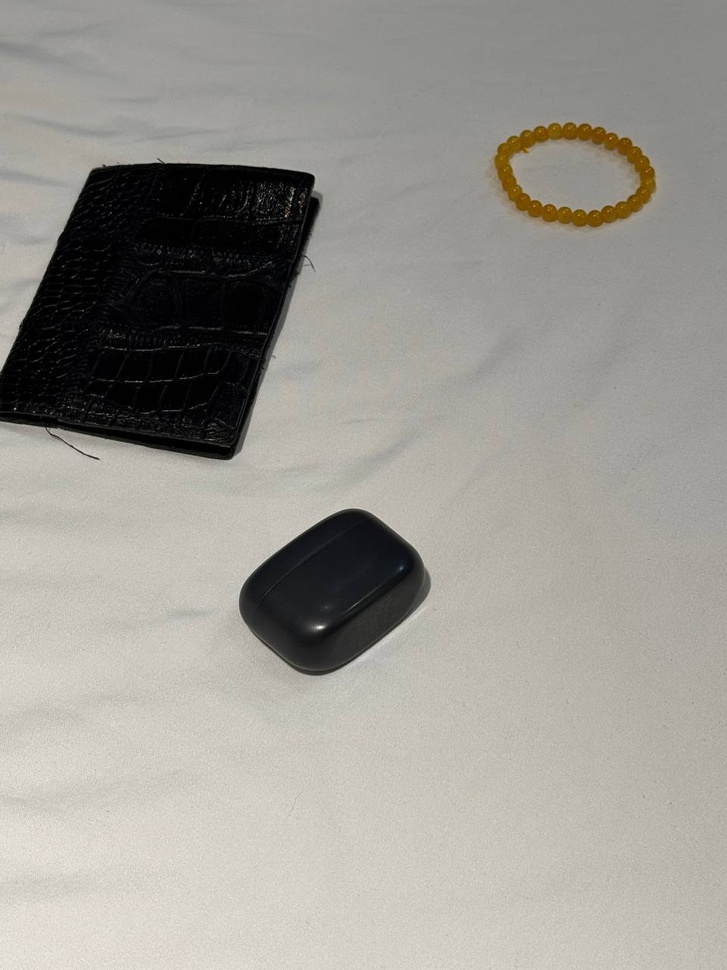
#> input picture homework-1/image_4.jpg, 727 x 970 px, shrunk from 960 x 1280 before the run
$ python script.py
#> lines starting #> are read from the running program, lines starting #| are printed output that depends on the picture; after the words box and inside, x2 and y2 are one past the last pixel; in counts of white or black regions, pixels touching at a corner belong together
import cv2
import numpy as np

image_path = "image_4.jpg"
image = cv2.imread(image_path)
#> image is the input picture: shape (970, 727, 3); mean B, G, R 147.9, 154.6, 157.2
gray = cv2.cvtColor(image, cv2.COLOR_BGR2GRAY)

_, binary = cv2.threshold(gray, 127, 255, cv2.THRESH_BINARY_INV)
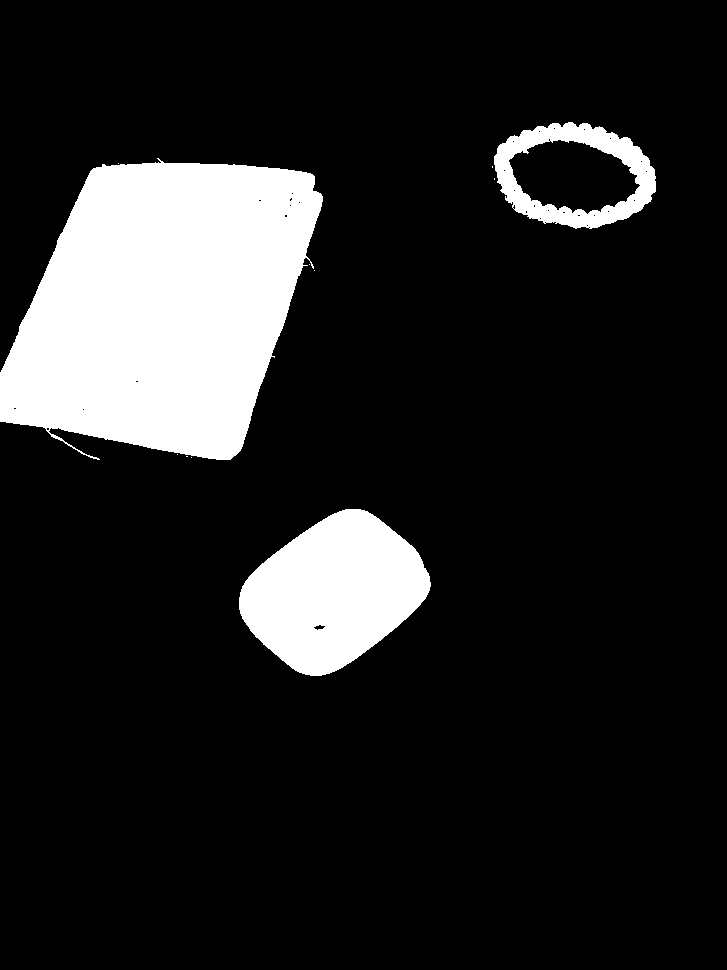
#> binary: shape (970, 727); 13.9% white; 11 white regions (8 under 20 px)

contours, _ = cv2.findContours(binary, cv2.RETR_EXTERNAL, cv2.CHAIN_APPROX_SIMPLE)
#> contours = 11 contours, 8 with area under 20; largest, box (x1, y1, x2, y2) and area: (0, 158, 323, 460) 69518, (239, 509, 431, 676) 20870, (494, 122, 656, 229) 13006

object_data = []
for contour in contours:
    M = cv2.moments(contour)
    if M['m00'] != 0:
        cx = int(M['m10'] / M['m00'])
        cy = int(M['m01'] / M['m00'])
        area = cv2.contourArea(contour)
        object_data.append({'center': (cx, cy), 'area': area, 'contour': contour})
    else:
        object_data.append({'center': (0, 0), 'area': 0, 'contour': contour})
#> this loop made 11 passes
#> (cx, cy, area) on passes 1, 10, 11: (333, 591, 20870), (162, 305, 69518), (573, 174, 13005.5)
#> after the loop, object_data = 11 items

object_data = sorted(object_data, key=lambda x: x['area'], reverse=True)

if len(object_data) > 0:
    largest_object = object_data[0]
#> largest_object = {'center': (162, 305), 'area': 69518, 'contour': contour of 587 points, box (x1, y1, x2, y2) (0, 158, 323, 460), area 69518}
    smallest_object = object_data[-1]
#> smallest_object = {'center': (0, 0), 'area': 0, 'contour': [[118, 163]]}
    largest_center = largest_object['center']
#> largest_center = (162, 305)
    smallest_center = smallest_object['center']
#> smallest_center = (0, 0)

    cv2.putText(image, f"largest: {largest_center}", (10, 30), cv2.FONT_HERSHEY_SIMPLEX, 0.6, (0, 255, 0), 2)
    cv2.putText(image, f"smallest: {smallest_center}", (10, 60), cv2.FONT_HERSHEY_SIMPLEX, 0.6, (0, 255, 0), 2)
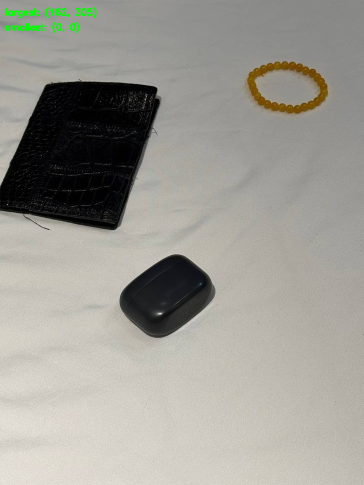
#> image: shape (970, 727, 3) (shown at 1/2 size); mean B, G, R 147.4, 154.9, 156.7
else:
    print("No objects detected!")

for obj in object_data:
    cv2.drawContours(image, [obj['contour']], -1, (255, 0, 0), 2)
    cx, cy = obj['center']
    cv2.circle(image, (cx, cy), 5, (0, 0, 255), -1)
#> this loop made 11 passes
#> (cx, cy) on passes 1, 2, 3, 5, 9, 10: (162, 305), (333, 591), (573, 174), (0, 0), (0, 0), (0, 0)
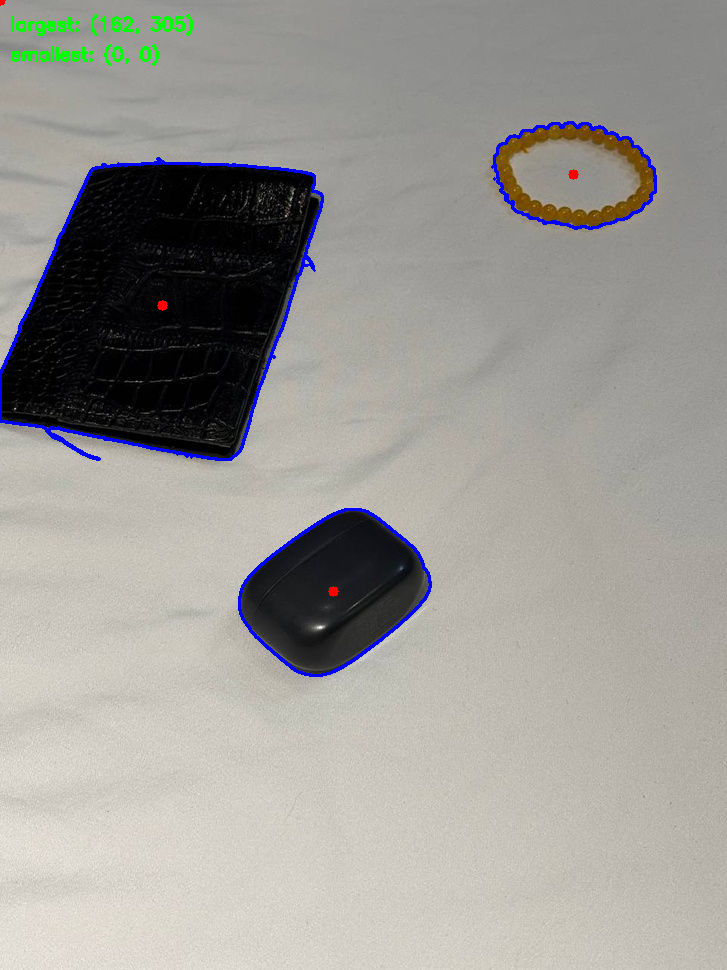
#> image: shape (970, 727, 3); 1.09% of pixels changed, all inside (x1, y1, x2, y2) = (0, 0, 657, 677)

cv2.imshow("Objects", image)
cv2.waitKey(0)
cv2.destroyAllWindows()

$ run again, with homework-1/image_1.jpg copied over homework-1/image_4.jpg
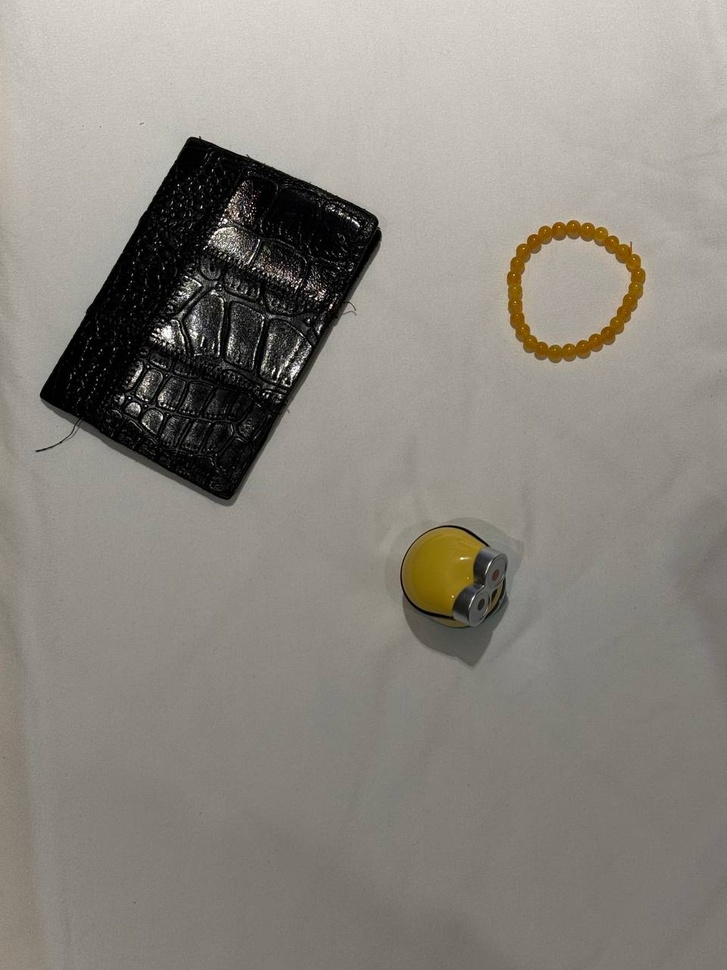
#> input picture homework-1/image_1.jpg, 727 x 970 px, shrunk from 960 x 1280 before the run
#> image is the input picture: shape (970, 727, 3); mean B, G, R 128.5, 136.4, 140.8
#> `_, binary = cv2.threshold(gray, 127, 255, cv2.THRESH_BINARY_INV)`:
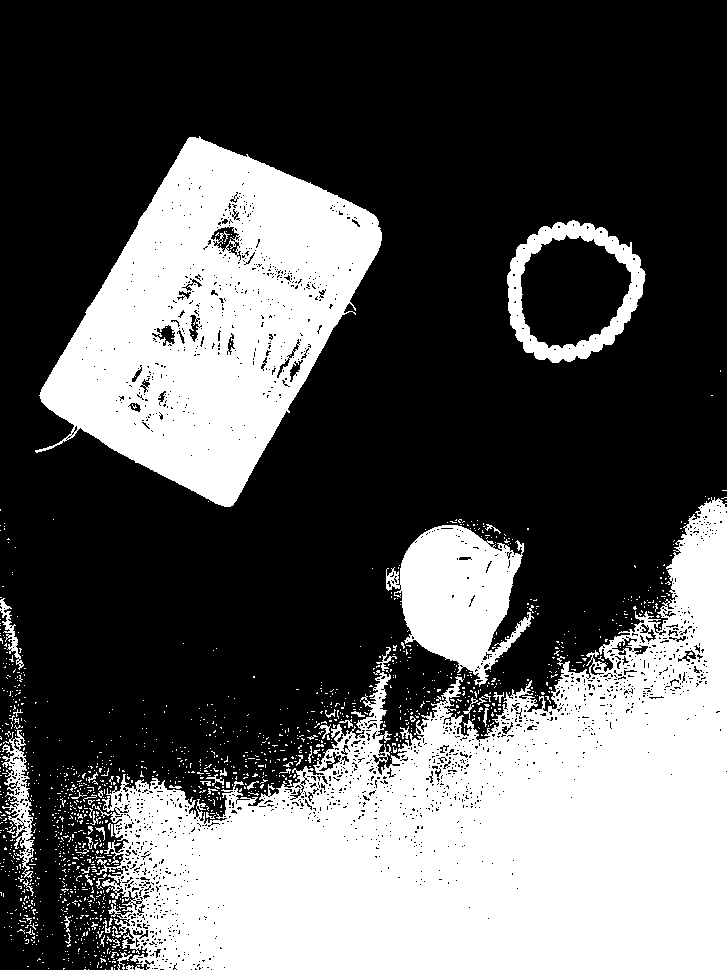
#> binary: shape (970, 727); 35.2% white; 1384 white regions (1327 under 20 px)
#> contours = 1366 contours, 1343 with area under 20; largest, box (x1, y1, x2, y2) and area: (92, 497, 727, 970) 155162, (35, 136, 382, 507) 71382, (507, 220, 646, 363) 14660, (386, 525, 534, 687) 13147, (2, 730, 34, 878) 1623
#> the loop `for contour in contours:` made 1366 passes
#> (cx, cy, area) on passes 12, 40, 81: (129, 967, 20.5), (123, 958, 40), (114, 941, 22)
#> after the loop `for contour in contours:`: object_data = 1366 items
#> largest_object = {'center': (474, 826), 'area': 155161.5, 'contour': contour of 2942 points, box (x1, y1, x2, y2) (92, 497, 727, 970), area 155162}
#> smallest_object = {'center': (0, 0), 'area': 0, 'contour': [[720, 370], [720, 371]]}
#> largest_center = (474, 826)
#> smallest_center = (0, 0)
#> the loop `for obj in object_data:` made 1366 passes
#> (cx, cy) on passes 1 to 3: (474, 826), (212, 318), (571, 290)
#> after the loop `for obj in object_data:`:
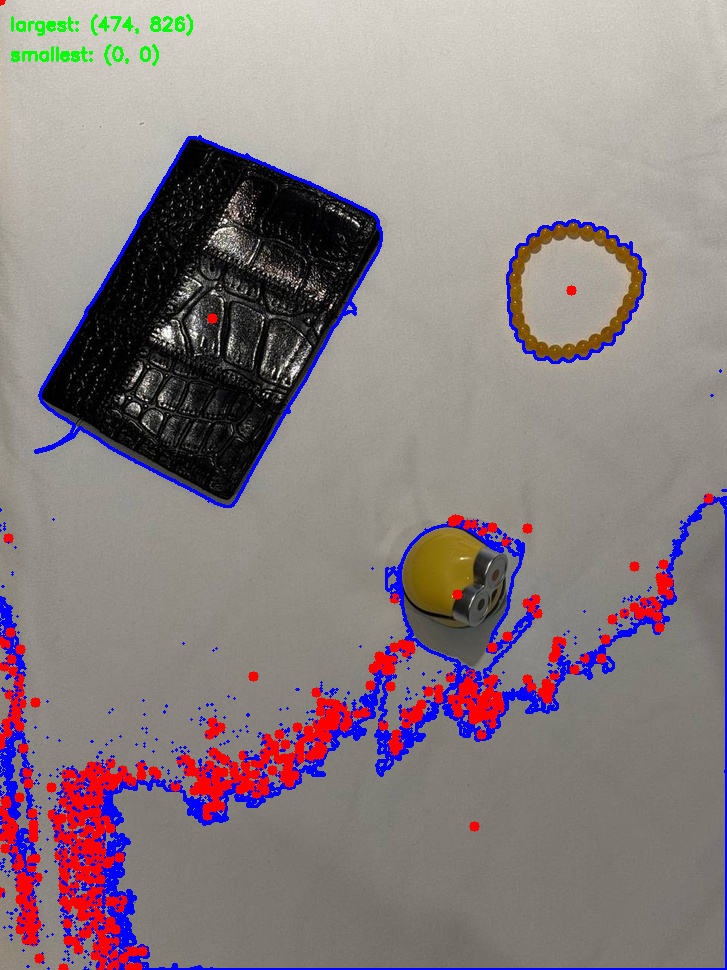
#> image: shape (970, 727, 3); mean B, G, R 129.3, 126.7, 139.4

$ run again, with homework-1/image_2.jpg copied over homework-1/image_4.jpg
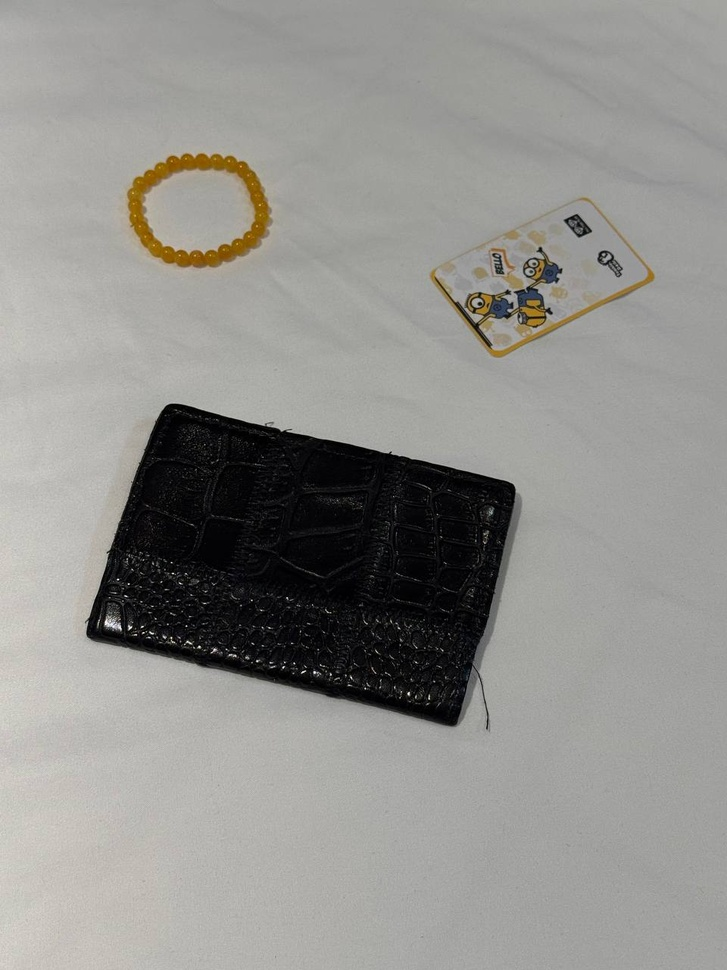
#> input picture homework-1/image_2.jpg, 727 x 970 px, shrunk from 960 x 1280 before the run
#> image is the input picture: shape (970, 727, 3); mean B, G, R 141.6, 145.4, 146.2
#> `_, binary = cv2.threshold(gray, 127, 255, cv2.THRESH_BINARY_INV)`:
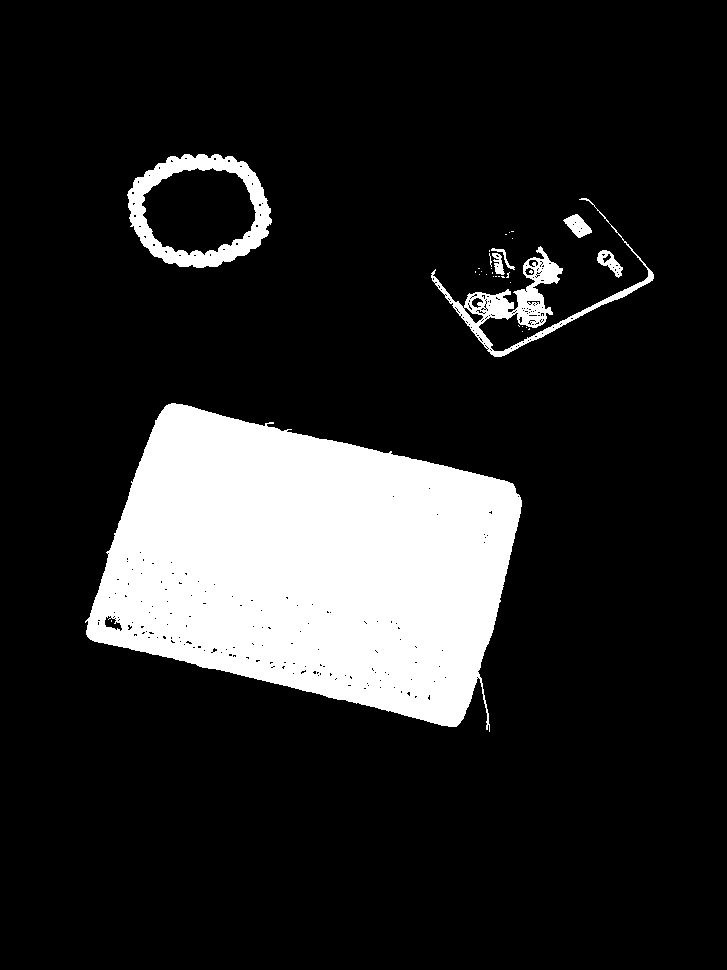
#> binary: shape (970, 727); 15.1% white; 33 white regions (26 under 20 px)
#> contours = 31 contours, 24 with area under 20; largest, box (x1, y1, x2, y2) and area: (85, 403, 522, 732) 95692, (127, 154, 272, 268) 12615, (431, 198, 654, 357) 4349, (563, 214, 592, 238) 346, (597, 250, 623, 278) 319, (492, 253, 505, 275) 126, (491, 248, 515, 270) 60
#> the loop `for contour in contours:` made 31 passes
#> (cx, cy, area) on passes 1, 20, 22, 24, 29, 30, 31: (308, 564, 95692.5), (498, 263, 126.5), (609, 261, 319), (503, 256, 59.5), (577, 225, 346.5), (522, 301, 4349), (199, 209, 12615)
#> after the loop `for contour in contours:`: object_data = 31 items
#> largest_object = {'center': (308, 564), 'area': 95692.5, 'contour': contour of 697 points, box (x1, y1, x2, y2) (85, 403, 522, 732), area 95692}
#> smallest_object = {'center': (0, 0), 'area': 0, 'contour': [[511, 231], [513, 231]]}
#> largest_center = (308, 564)
#> smallest_center = (0, 0)
#> the loop `for obj in object_data:` made 31 passes
#> (cx, cy) on passes 1 to 8: (308, 564), (199, 209), (522, 301), (577, 225), (609, 261), (498, 263), (503, 256), (507, 275)
#> after the loop `for obj in object_data:`:
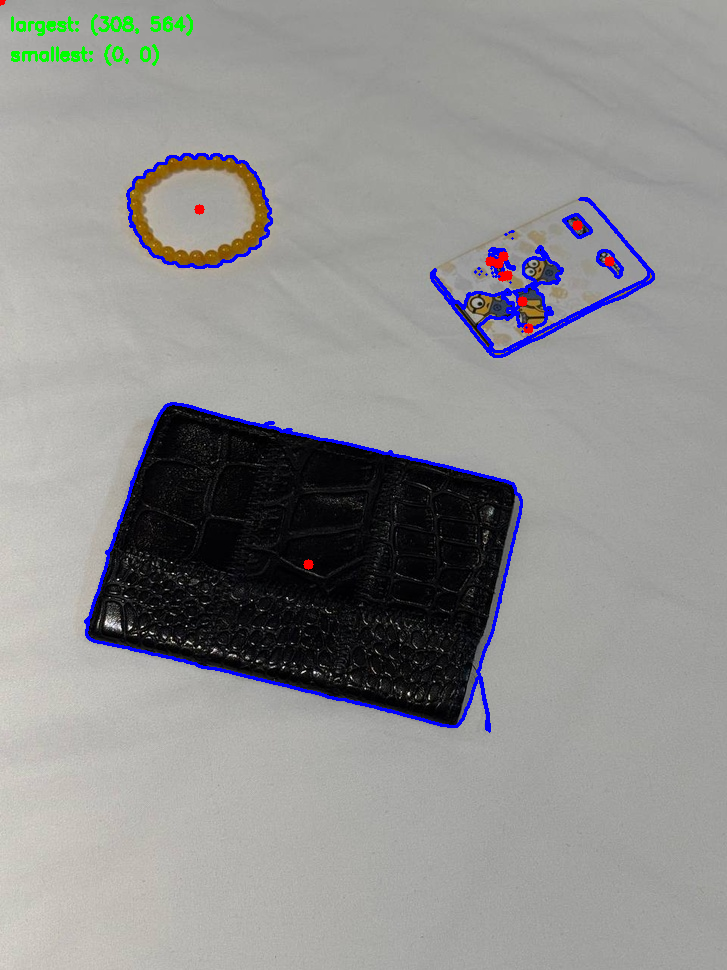
#> image: shape (970, 727, 3); mean B, G, R 143.5, 143.9, 144.1
